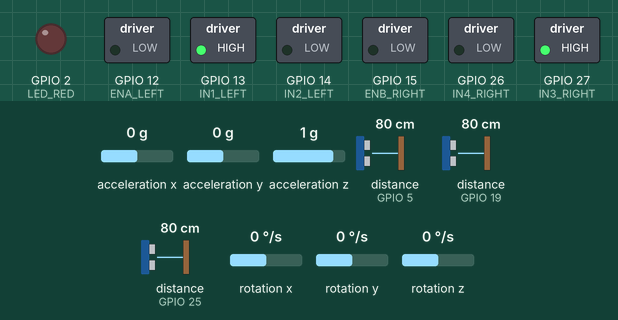
A sketch run on a simulated ESP32. Shown: switched loads named in the sketch (green lamp = pin HIGH), output pins drawn as LEDs (lit = HIGH). Wiring (inferred from the names in the program): 3 × ultrasonic range finder: trigger GPIO 4, echo GPIO 5 / trigger GPIO 18, echo GPIO 19 / trigger GPIO 23, echo GPIO 25; MPU-6050 motion sensor at I2C address 0x68. Dashed ring = blinking. The inputs (shaded band) are chosen by the test bench; at power-on: distance to the obstacle (sensors on GPIO 5, GPIO 19, GPIO 25) 80 cm, acceleration x 0 g, acceleration y 0 g, acceleration z 1 g, rotation x 0 °/s, rotation y 0 °/s, rotation z 0 °/s. The echo pulse lasts 58.3 µs per cm; EEPROM starts erased; pins used as bus, display or sensor lines are not drawn; what the sketch prints to the serial monitor is not drawn.

Above: at 3.9 s.
4.0 s: distance to the obstacle (sensor on GPIO 5) set to 29 cm
5.5 s: distance to the obstacle (sensor on GPIO 5) set to 22 cm
At 6.8 s:
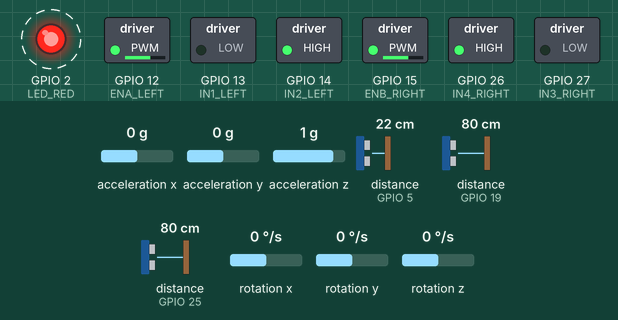
At 7.6 s:
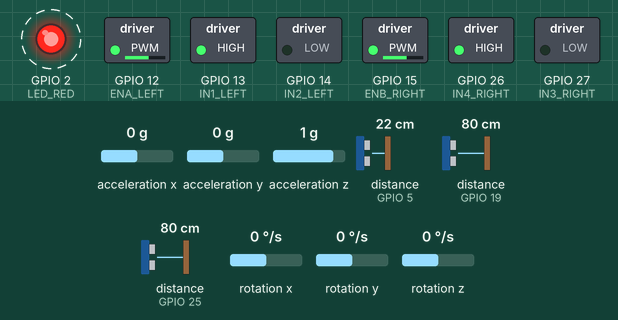
8.5 s: distance to the obstacle (sensor on GPIO 5) set to 2 cm
11.5 s: distance to the obstacle (sensor on GPIO 5) set to 120 cm
At 12.9 s:
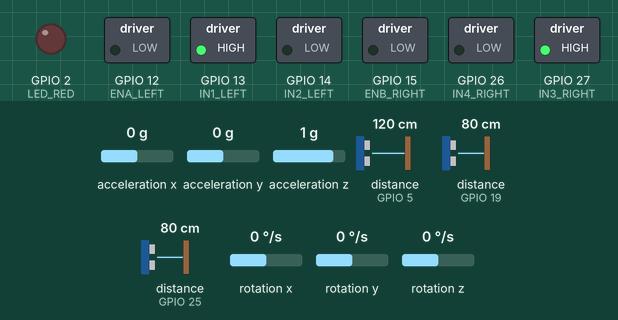
Timing chart, 0 to 14.5 s (numbered marks = the images above; inputs shaded):
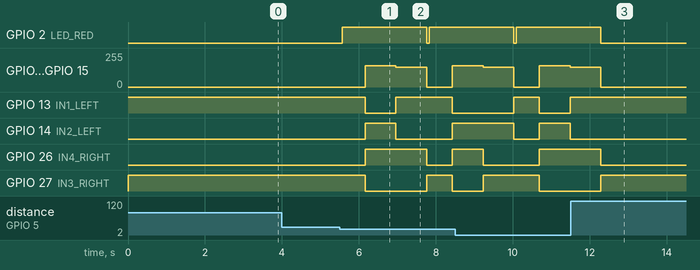

Measured:
- the behaviour switches between 26 and 25 cm on distance to the obstacle (sensor on GPIO 5) (found by bisection; images 0 and 1)
- after the input at 4.0 s, every drawn part: stays the same
- after the input at 5.5 s, GPIO 2 (LED_RED): LOW → HIGH after 0.06 s, → LOW 2.2 s later, → HIGH 0.06 s later; GPIO 12 (ENA_LEFT): 0/255 → 160/255 after 0.66 s, → 150/255 0.80 s later, → 0/255 0.80 s later, → 160/255 0.66 s later
- after the input at 11.5 s, GPIO 2 (LED_RED): goes on until 12.3 s, then stays LOW; GPIO 12 (ENA_LEFT): goes on until 12.3 s, then stays 0/255

The sketch:

pathfinder_main.ino
```cpp
/*
 * PathFinder - Intelligent Self-Driving Autonomous Vehicle
 * Developed by: lakkeychoudhary
 *
 * Hardware:
 * - ESP32 Dev Board
 * - MPU6050 IMU (for Yaw Heading lock)
 * - L298N Motor Driver + 4x DC Gear Motors
 * - 3x HC-SR04 Ultrasonic Distance Sensors
 * - DFPlayer Mini MP3 Player
 * - Dual analog IR phototransistor target sensors
 */

#include <WiFi.h>
#include <WebServer.h>
#include <Wire.h>
#include "pin_definitions.h"
#include "imu.h"
#include "audio.h"
#include "navigation.h"
#include "telemetry.h"

// Task handles for dual-core execution
TaskHandle_t Core0_Sensors_Handle;
TaskHandle_t Core1_Navigation_Handle;

// Web server on Port 80
WebServer server(80);

// MPU6050 Global Variables
const int MPU_addr = 0x68;
float currentYaw = 0.0;
float currentPitch = 0.0;
float currentRoll = 0.0;
float gyroBiasZ = 0.0;
unsigned long lastImuTime = 0;

// Navigation Global Variables
float targetX = 0.0, targetY = 0.0;
float currentX = 0.0, currentY = 0.0;
float targetHeading = 0.0;
bool isNavigating = false;
int obstacleThreshold = 25; // cm
int baseSpeed = 180;        // 0-255 PWM speed
float kp_yaw = 3.5;         // Proportional gain for gyro drift correction
int leftMotorOutput = 0;
int rightMotorOutput = 0;

// System states
enum SystemState {
  STATE_STANDBY,
  STATE_DRIVING,
  STATE_OBSTACLE_AVOIDANCE,
  STATE_BEACON_CHASING,
  STATE_MANUAL_CONTROL
};
SystemState currentState = STATE_STANDBY;
const char* currentStateStr = "STANDBY";

// Distance Sensor Readings
long lastSensorFront = 999;
long lastSensorLeft = 999;
long lastSensorRight = 999;

// Setup hardware serial for DFPlayer Mini
HardwareSerial AudioSerial(2);

// Forward Declarations of RTOS Loop Tasks
void IMU_Sensor_Loop(void * pvParameters);
void Navigation_Loop(void * pvParameters);

// Web Server API Handlers
void handleSetTarget();
void handleManualControl();

void setup() {
  Serial.begin(115200);
  AudioSerial.begin(9600, SERIAL_8N1, AUDIO_RX, AUDIO_TX);

  // Pin Configurations for Motor Driver
  pinMode(ENA_LEFT, OUTPUT);
  pinMode(IN1_LEFT, OUTPUT);
  pinMode(IN2_LEFT, OUTPUT);
  pinMode(IN3_RIGHT, OUTPUT);
  pinMode(IN4_RIGHT, OUTPUT);
  pinMode(ENB_RIGHT, OUTPUT);

  setMotors(0, 0); // Stop initially

  // Distance sensor pin modes
  pinMode(FRONT_TRIG, OUTPUT);
  pinMode(FRONT_ECHO, INPUT);
  pinMode(LEFT_TRIG, OUTPUT);
  pinMode(LEFT_ECHO, INPUT);
  pinMode(RIGHT_TRIG, OUTPUT);
  pinMode(RIGHT_ECHO, INPUT);

  // Status Warning LED
  pinMode(LED_RED, OUTPUT);
  digitalWrite(LED_RED, LOW);

  // Initialize I2C and IMU
  Wire.begin(IMU_SDA, IMU_SCL, 400000);
  initMPU();

  // Load IMU settings or calibrate
  loadCalibration();
  if (gyroBiasZ == 0.0) {
    calibrateIMU();
  }

  // Create Local WiFi Access Point
  WiFi.softAP("PathFinder_Tesla_Mini", "admin12345");
  Serial.println("AP Created: PathFinder_Tesla_Mini");
  Serial.print("IP Address: ");
  Serial.println(WiFi.softAPIP());

  // Web endpoints
  server.on("/", handleRoot);
  server.on("/telemetry", handleTelemetry);
  server.on("/setTarget", HTTP_POST, handleSetTarget);
  server.on("/manual", HTTP_POST, handleManualControl);
  server.begin();

  // Create background tasks
  xTaskCreatePinnedToCore(
    IMU_Sensor_Loop,
    "Sensor_Loop",
    4096,
    NULL,
    1,
    &Core0_Sensors_Handle,
    0 // Core 0 dedicated to real-time gyro integration and odometry calculations
  );

  xTaskCreatePinnedToCore(
    Navigation_Loop,
    "Nav_Loop",
    4096,
    NULL,
    1,
    &Core1_Navigation_Handle,
    1 // Core 1 dedicated to networking & steering algorithms
  );

  // Startup Voice Feedback: "I am here boss..." (Track 0001)
  delay(1000);
  setVolume(25);
  playTrack(TRACK_STARTUP);
}

void loop() {
  // Executed inside RTOS tasks
}

// ----------------------------------------------------
// CORE 0: IMU gyro calculations & Odometry tracking
// ----------------------------------------------------
void IMU_Sensor_Loop(void * pvParameters) {
  TickType_t xLastWakeTime = xTaskGetTickCount();
  const TickType_t xFrequency = pdMS_TO_TICKS(10); // 100 Hz
  lastImuTime = micros();

  for(;;) {
    updateIMU();

    // Update odometry with actual motor speeds
    updateOdometry(leftMotorOutput, rightMotorOutput, 0.01);

    vTaskDelayUntil(&xLastWakeTime, xFrequency);
  }
}

// ----------------------------------------------------
// CORE 1: Navigation Logic, Steering & Obstacle Avoidance
// ----------------------------------------------------
void Navigation_Loop(void * pvParameters) {
  for(;;) {
    server.handleClient();

    // Read range sensor inputs
    lastSensorFront = readSensor(FRONT_TRIG, FRONT_ECHO);
    lastSensorLeft = readSensor(LEFT_TRIG, LEFT_ECHO);
    lastSensorRight = readSensor(RIGHT_TRIG, RIGHT_ECHO);

    // Obstacle Override Check (Safety lock)
    if (lastSensorFront < obstacleThreshold && lastSensorFront > 0 && currentState != STATE_MANUAL_CONTROL) {
      digitalWrite(LED_RED, HIGH); // Turn on warning LED
      currentState = STATE_OBSTACLE_AVOIDANCE;
      currentStateStr = "OBSTACLE DETECTED";
      setMotors(0, 0); // Stop

      playTrack(TRACK_OBSTACLE);
      vTaskDelay(pdMS_TO_TICKS(600));

      // Backup
      setMotors(-160, -160);
      vTaskDelay(pdMS_TO_TICKS(800));
      setMotors(0, 0);

      // Pivot to clear side
      if (lastSensorLeft > lastSensorRight) {
        targetHeading -= 90.0;
        setMotors(-150, 150);
      } else {
        targetHeading += 90.0;
        setMotors(150, -150);
      }

      vTaskDelay(pdMS_TO_TICKS(800));
      setMotors(0, 0);

      if (isNavigating) {
        currentState = STATE_DRIVING;
        currentStateStr = "DRIVING";
      } else {
        currentState = STATE_STANDBY;
        currentStateStr = "STANDBY";
      }
      digitalWrite(LED_RED, LOW); // Turn off warning LED
    }

    // Path Execution steering calculations
    if (currentState == STATE_DRIVING && isNavigating) {
      currentStateStr = "DRIVING";
      processPathfinding();

      // Heading steering mix
      float yawError = targetHeading - currentYaw;
      int yawCorrection = yawError * kp_yaw;

      setMotors(baseSpeed - yawCorrection, baseSpeed + yawCorrection);
    } else if (currentState == STATE_STANDBY) {
      currentStateStr = "STANDBY";
      setMotors(0, 0);
    } else if (currentState == STATE_MANUAL_CONTROL) {
      currentStateStr = "MANUAL INTERACTION";
    }

    vTaskDelay(pdMS_TO_TICKS(50)); // 20 Hz loop
  }
}

// Drive Motor Interface
void setMotors(int leftSpeed, int rightSpeed) {
  leftMotorOutput = leftSpeed;
  rightMotorOutput = rightSpeed;

  leftSpeed = constrain(leftSpeed, -255, 255);
  rightSpeed = constrain(rightSpeed, -255, 255);

  // Left Motor control
  if (leftSpeed >= 0) {
    digitalWrite(IN1_LEFT, HIGH);
    digitalWrite(IN2_LEFT, LOW);
    analogWrite(ENA_LEFT, leftSpeed);
  } else {
    digitalWrite(IN1_LEFT, LOW);
    digitalWrite(IN2_LEFT, HIGH);
    analogWrite(ENA_LEFT, -leftSpeed);
  }

  // Right Motor control
  if (rightSpeed >= 0) {
    digitalWrite(IN3_RIGHT, HIGH);
    digitalWrite(IN4_RIGHT, LOW);
    analogWrite(ENB_RIGHT, rightSpeed);
  } else {
    digitalWrite(IN3_RIGHT, LOW);
    digitalWrite(IN4_RIGHT, HIGH);
    analogWrite(ENB_RIGHT, -rightSpeed);
  }
}

long readSensor(int trigPin, int echoPin) {
  digitalWrite(trigPin, LOW);
  delayMicroseconds(2);
  digitalWrite(trigPin, HIGH);
  delayMicroseconds(10);
  digitalWrite(trigPin, LOW);

  long duration = pulseIn(echoPin, HIGH, 25000); // 25ms timeout
  if (duration == 0) return 999;
  return duration * 0.034 / 2;
}

// REST Web Server API Route Handlers
void handleSetTarget() {
  if (server.hasArg("x") && server.hasArg("y")) {
    targetX = server.arg("x").toFloat();
    targetY = server.arg("y").toFloat();
    isNavigating = true;
    currentState = STATE_DRIVING;

    playTrack(TRACK_NAV_CONFIRM);

    server.send(200, "text/plain", "Target confirmed.");
  } else {
    server.send(400, "text/plain", "Missing coordinates.");
  }
}

void handleManualControl() {
  if (server.hasArg("dir")) {
    String dir = server.arg("dir");
    currentState = STATE_MANUAL_CONTROL;
    isNavigating = false;

    if (dir == "forward") {
      setMotors(baseSpeed, baseSpeed);
    } else if (dir == "backward") {
      setMotors(-baseSpeed, -baseSpeed);
    } else if (dir == "left") {
      setMotors(-150, 150);
    } else if (dir == "right") {
      setMotors(150, -150);
    } else if (dir == "stop") {
      setMotors(0, 0);
      currentState = STATE_STANDBY;
    }
    server.send(200, "text/plain", "Manual command executed.");
  } else {
    server.send(400, "text/plain", "Direction parameter missing.");
  }
}
```

audio.h
```cpp
#ifndef AUDIO_H
#define AUDIO_H

#include <Arduino.h>
#include "pin_definitions.h"

extern HardwareSerial AudioSerial;

// DFPlayer Commands
#define CMD_PLAY_TRACK     0x0F
#define CMD_SET_VOLUME     0x06

// Audio Track Indices
#define TRACK_STARTUP      1  // "I am here boss..."
#define TRACK_OBSTACLE     2  // "Obstacle detected, recalculating path..."
#define TRACK_NAV_CONFIRM  3  // "Target received, heading to destination..."
#define TRACK_GOAL_REACHED 4  // "Destination reached, boss."

void sendAudioCommand(uint8_t command, uint8_t dat1, uint8_t dat2) {
  uint8_t buffer[10] = { 0x7E, 0xFF, 0x06, command, 0x00, dat1, dat2, 0x00, 0x00, 0xEF };

  uint16_t sum = 0;
  for (int i = 1; i < 7; i++) {
    sum += buffer[i];
  }
  sum = -sum;
  buffer[7] = (uint8_t)(sum >> 8);
  buffer[8] = (uint8_t)(sum & 0xFF);

  for (int i = 0; i < 10; i++) {
    AudioSerial.write(buffer[i]);
  }
}

void setVolume(uint8_t volume) {
  volume = constrain(volume, 0, 30); // DFPlayer volume scale: 0-30
  sendAudioCommand(CMD_SET_VOLUME, 0x00, volume);
}

void playTrack(uint8_t trackIndex) {
  sendAudioCommand(CMD_PLAY_TRACK, 0x01, trackIndex);
}

#endif
```

imu.h
```cpp
#ifndef IMU_H
#define IMU_H

#include <Wire.h>
#include <Preferences.h>
#include "pin_definitions.h"

extern const int MPU_addr;
extern float currentYaw;
extern float currentPitch;
extern float currentRoll;
extern float gyroBiasZ;
extern unsigned long lastImuTime;

Preferences preferences;

void initMPU() {
  Wire.beginTransmission(MPU_addr);
  Wire.write(0x6B); // PWR_MGMT_1 register
  Wire.write(0);    // wake up MPU6050
  Wire.endTransmission(true);

  // Set Gyro Full Scale Range to +-250 deg/s
  Wire.beginTransmission(MPU_addr);
  Wire.write(0x1B); // GYRO_CONFIG
  Wire.write(0x00);
  Wire.endTransmission(true);

  // Set Accel Full Scale Range to +-2g
  Wire.beginTransmission(MPU_addr);
  Wire.write(0x1C); // ACCEL_CONFIG
  Wire.write(0x00);
  Wire.endTransmission(true);
}

void calibrateIMU() {
  Serial.println("Calibrating IMU... Keep vehicle flat and stationary.");
  long sumGyZ = 0;
  int samples = 500;

  for (int i = 0; i < samples; i++) {
    Wire.beginTransmission(MPU_addr);
    Wire.write(0x47); // GYRO_ZOUT_H
    Wire.endTransmission(false);
    Wire.requestFrom(MPU_addr, 2, true);

    int16_t rawGyZ = Wire.read() << 8 | Wire.read();
    sumGyZ += rawGyZ;
    delay(3);
  }

  gyroBiasZ = (float)sumGyZ / samples;

  // Save to Preferences (Flash)
  preferences.begin("calibration", false);
  preferences.putFloat("gyroBiasZ", gyroBiasZ);
  preferences.end();

  Serial.print("Calibration complete. Gyro Z Bias: ");
  Serial.println(gyroBiasZ);
}

void loadCalibration() {
  preferences.begin("calibration", true);
  gyroBiasZ = preferences.getFloat("gyroBiasZ", 0.0);
  preferences.end();
  Serial.print("Loaded Gyro Z Bias from flash: ");
  Serial.println(gyroBiasZ);
}

void updateIMU() {
  Wire.beginTransmission(MPU_addr);
  Wire.write(0x3B); // Start with ACCEL_XOUT_H
  Wire.endTransmission(false);
  Wire.requestFrom(MPU_addr, 14, true);

  int16_t rawAcX = Wire.read() << 8 | Wire.read();
  int16_t rawAcY = Wire.read() << 8 | Wire.read();
  int16_t rawAcZ = Wire.read() << 8 | Wire.read();

  int16_t rawTemp = Wire.read() << 8 | Wire.read(); // Skip temp

  int16_t rawGyX = Wire.read() << 8 | Wire.read();
  int16_t rawGyY = Wire.read() << 8 | Wire.read();
  int16_t rawGyZ = Wire.read() << 8 | Wire.read();

  unsigned long now = micros();
  float dt = (now - lastImuTime) / 1000000.0;
  lastImuTime = now;

  // Accel conversions
  float ax = rawAcX / 16384.0;
  float ay = rawAcY / 16384.0;
  float az = rawAcZ / 16384.0;

  // Calculate Pitch and Roll from Accelerometer
  float pitchAcc = atan2(ay, sqrt(ax * ax + az * az)) * 180.0 / M_PI;
  float rollAcc = atan2(-ax, az) * 180.0 / M_PI;

  // Gyro conversions (LSB sensitivity is 131 LSB/deg/s for +-250deg/s range)
  float gx = rawGyX / 131.0;
  float gy = rawGyY / 131.0;
  float gz = (rawGyZ - gyroBiasZ) / 131.0;

  // Complementary filter for Pitch and Roll
  currentPitch = 0.96 * (currentPitch + gx * dt) + 0.04 * pitchAcc;
  currentRoll = 0.96 * (currentRoll + gy * dt) + 0.04 * rollAcc;

  // Yaw calculation (Pure integration, gyro drift managed during straight line checks)
  if (abs(gz) > 0.15) { // Deadzone filter to suppress sensor noise
    currentYaw += gz * dt;
  }
}

#endif
```

navigation.h
```cpp
#ifndef NAVIGATION_H
#define NAVIGATION_H

#include <Arduino.h>
#include "pin_definitions.h"
#include "imu.h"
#include "audio.h"

extern float targetX, targetY;
extern float currentX, currentY;
extern float targetHeading;
extern bool isNavigating;
extern int baseSpeed;
extern int baseSpeed;
extern float kp_yaw;

// Odometry Calibration constants
#define VELOCITY_SCALE    0.002  // Coordinate units per PWM unit per second
#define YAW_RAD(deg)      ((deg) * M_PI / 180.0)

void updateOdometry(int leftPWM, int rightPWM, float dt) {
  // Translate current speed outputs to average linear speed
  float speedLeft = leftPWM;
  float speedRight = rightPWM;

  float linearSpeed = (speedLeft + speedRight) * 0.5 * VELOCITY_SCALE;

  // Calculate relative step based on yaw heading
  float rad = YAW_RAD(currentYaw);
  float dx = linearSpeed * cos(rad) * dt;
  float dy = linearSpeed * sin(rad) * dt;

  currentX += dx;
  currentY += dy;
}

void processPathfinding() {
  if (!isNavigating) return;

  // Calculate distance to target waypoint
  float dx = targetX - currentX;
  float dy = targetY - currentY;
  float distance = sqrt(dx * dx + dy * dy);

  // Check if target reached (tolerance of 0.2 coordinate units)
  if (distance < 0.2) {
    isNavigating = false;
    // Play target reached audio track
    playTrack(TRACK_GOAL_REACHED);
    Serial.println("Target reached successfully. Halting.");
    return;
  }

  // Calculate target angle heading (relative to starting heading 0)
  float angleRad = atan2(dy, dx);
  float angleDeg = angleRad * 180.0 / M_PI;

  // Update target heading for the yaw lock controller
  targetHeading = angleDeg;
}

#endif
```

pin_definitions.h
```cpp
#ifndef PIN_DEFINITIONS_H
#define PIN_DEFINITIONS_H

// L298N Dual H-Bridge Motor Driver
#define ENA_LEFT          12  // PWM Pin for Left Motor Speed
#define IN1_LEFT          13  // Direction Pin 1 for Left Motor
#define IN2_LEFT          14  // Direction Pin 2 for Left Motor
#define IN3_RIGHT         27  // Direction Pin 1 for Right Motor
#define IN4_RIGHT         26  // Direction Pin 2 for Right Motor
#define ENB_RIGHT         15  // PWM Pin for Right Motor Speed

// MPU6050 IMU (I2C)
#define IMU_SDA           21
#define IMU_SCL           22

// DFPlayer Mini MP3 Player (Serial2)
#define AUDIO_TX          17
#define AUDIO_RX          16

// HC-SR04 Ultrasonic Sensors
#define FRONT_TRIG        4
#define FRONT_ECHO        5

#define LEFT_TRIG         18
#define LEFT_ECHO         19

#define RIGHT_TRIG         23
#define RIGHT_ECHO         25

// Target Tracker (Analog IR Phototransistors)
#define TRACKER_LEFT      32
#define TRACKER_RIGHT     33

// Status LED (Wokwi & Hardware warning indicator)
#define LED_RED           2

#endif
```

Source omitted: telemetry.h (8936 bytes)
